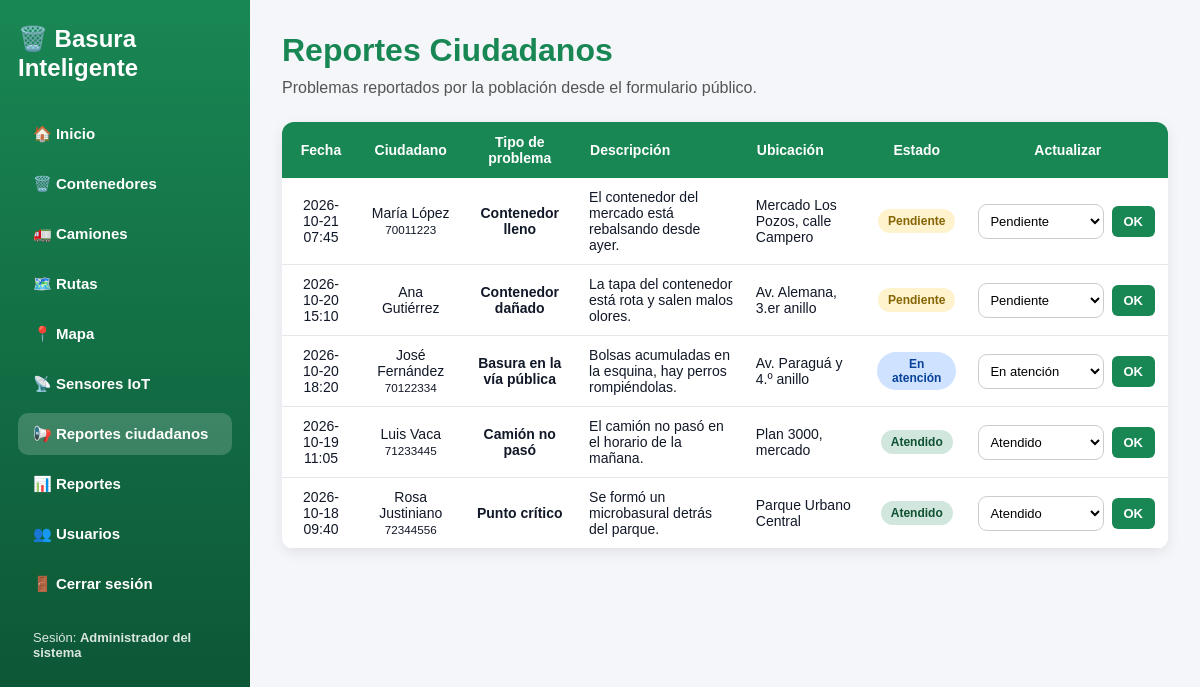
/ciudadanos/listar-reportes.php (signed in), run on the app's committed database.
### tables this page shows
CREATE TABLE reportes_ciudadanos (
    id INT AUTO_INCREMENT PRIMARY KEY,
    nombre VARCHAR(100) NOT NULL,
    telefono VARCHAR(20) NULL,
    tipo_problema VARCHAR(60) NOT NULL,
    descripcion TEXT NOT NULL,
    ubicacion VARCHAR(150) NOT NULL,
    latitud DECIMAL(10,7) NULL,
    longitud DECIMAL(10,7) NULL,
    estado VARCHAR(20) NOT NULL DEFAULT 'Pendiente',
    fecha DATETIME DEFAULT CURRENT_TIMESTAMP
);

### includes/funciones.php (called while the page is built, shortened)
<?php
function e($texto)
{
    return htmlspecialchars((string)$texto, ENT_QUOTES, 'UTF-8');
}
function consulta($conexion, $sql, $tipos = "", $params = [])
{
    $stmt = $conexion->prepare($sql);
    if (!$stmt->execute()) {
        return false;
    }
    $res = $stmt->get_result();
    return $res === false ? true : $res;
}
function filas($resultado)
{
    $lista = [];
    if ($resultado && $resultado !== true) {
        while ($f = $resultado->fetch_assoc()) {
            $lista[] = $f;
        }
    }
    return $lista;
}

### ciudadanos/listar-reportes.php (the view, shortened to what this page needs)
<?php
require_once __DIR__ . '/../includes/auth.php';
$lista = filas(consulta($conexion, "SELECT * FROM reportes_ciudadanos ORDER BY FIELD(estado,'Pendiente','En atención','Atendido'), fecha DESC"));
?>
<!DOCTYPE html>
<html lang="es">
<head>
    <link rel="stylesheet" href="../assets/css/estilos.css">
</head>
<body class="con-menu">
    <?php include __DIR__ . '/../includes/sidebar.php'; ?>
    <div class="contenido">
        <h1>Reportes Ciudadanos</h1>
        <p class="subtitulo">Problemas reportados por la población desde el formulario público.</p>
        <div class="tabla-scroll">
            <table>
                <tr><th>Fecha</th><th>Ciudadano</th><th>Tipo de problema</th><th class="izq">Descripción</th><th class="izq">Ubicación</th><th>Estado</th><th>Actualizar</th></tr>
                <?php foreach ($lista as $r) { ?>
                    <tr>
                        <td><?= e(substr($r['fecha'], 0, 16)) ?></td>
                        <td><?= e($r['nombre']) ?><br><small><?= e($r['telefono']) ?></small></td>
                        <td><b><?= e($r['tipo_problema']) ?></b></td>
                        <td class="izq"><?= e($r['descripcion']) ?></td>
                        <td class="izq"><?= e($r['ubicacion']) ?></td>
                        <td><span class="estado <?= e(str_replace(' ', '-', $r['estado'])) ?>"><?= e($r['estado']) ?></span></td>
                        <td>
                            <form method="POST" style="display:flex;gap:6px;">
                                <select name="estado" style="margin:0;padding:7px;font-size:13px;min-width:125px;"><?php foreach (['Pendiente', 'En atención', 'Atendido'] as $s) { ?><option <?= $r['estado'] === $s ? 'selected' : '' ?>><?= $s ?></option><?php } ?></select>
                                <button type="submit" class="btn chico">OK</button>
                            </form>
                        </td>
                    </tr>
                <?php } ?>
            </table>
        </div>
    </div>
</body>
</html>

### assets/css/estilos.css (style rules this page uses)
* { margin: 0; padding: 0; box-sizing: border-box; font-family: Arial, sans-serif; }
body { background: #f4f6f9; color: #111827; }
body.con-menu { display: flex; }
.contenido { flex: 1; padding: 32px; min-width: 0; }
h1 { color: #198754; margin-bottom: 10px; }
.subtitulo { color: #555; margin-bottom: 25px; }
input, select, textarea { width: 100%; padding: 12px; margin-bottom: 18px; border: 1px solid #ccc; border-radius: 9px; font-size: 15px; background: white; }
button, .btn { border: none; padding: 12px 22px; border-radius: 9px; font-weight: bold; cursor: pointer; text-decoration: none; font-size: 15px; display: inline-block; color: white; background: #198754; }
.btn.chico { padding: 8px 12px; font-size: 13px; border-radius: 6px; margin: 2px; }
table { width: 100%; border-collapse: collapse; background: white; font-size: 14px; }
th { background: #198754; color: white; padding: 12px; text-align: center; }
td { padding: 11px; border-bottom: 1px solid #e5e7eb; text-align: center; }
td.izq, th.izq { text-align: left; }
.tabla-scroll { overflow-x: auto; border-radius: 12px; box-shadow: 0 4px 14px rgba(0, 0, 0, 0.08); }
.estado { padding: 5px 10px; border-radius: 20px; font-weight: bold; font-size: 12px; display: inline-block; }
.Pendiente { background: #fff3cd; color: #856404; }
.Completada, .Atendido, .Atendida { background: #d1e7dd; color: #0f5132; }
.En-atención { background: #cfe2ff; color: #084298; }

### data on the page
reportes_ciudadanos: fecha "2026-10-21 07:45", nombre "María López", telefono "70011223", tipo_problema "Contenedor lleno", descripcion "El contenedor del mercado está rebalsando desde ayer.", ubicacion "Mercado Los Pozos, calle Campero", estado "Pendiente"
reportes_ciudadanos: fecha "2026-10-20 15:10", nombre "Ana Gutiérrez", tipo_problema "Contenedor dañado", descripcion "La tapa del contenedor está rota y salen malos olores.", ubicacion "Av. Alemana, 3.er anillo", estado "Pendiente"
reportes_ciudadanos: fecha "2026-10-20 18:20", nombre "José Fernández", telefono "70122334", tipo_problema "Basura en la vía pública", descripcion "Bolsas acumuladas en la esquina, hay perros rompiéndolas.", ubicacion "Av. Paraguá y 4.º anillo", estado "En atención"
reportes_ciudadanos: fecha "2026-10-19 11:05", nombre "Luis Vaca", telefono "71233445", tipo_problema "Camión no pasó", descripcion "El camión no pasó en el horario de la mañana.", ubicacion "Plan 3000, mercado", estado "Atendido"
reportes_ciudadanos: fecha "2026-10-18 09:40", nombre "Rosa Justiniano", telefono "72344556", tipo_problema "Punto crítico", descripcion "Se formó un microbasural detrás del parque.", ubicacion "Parque Urbano Central", estado "Atendido"

### other printed values
$texto "🏠 Inicio 🗑️ Contenedores 🚛 Camiones 🗺️ Rutas 📍 Mapa 📡 Sensores IoT 📢 Reportes ciudadanos 📊 Reportes 👥 Usuarios"
$_SESSION['nombre'] "Administrador del sistema"
